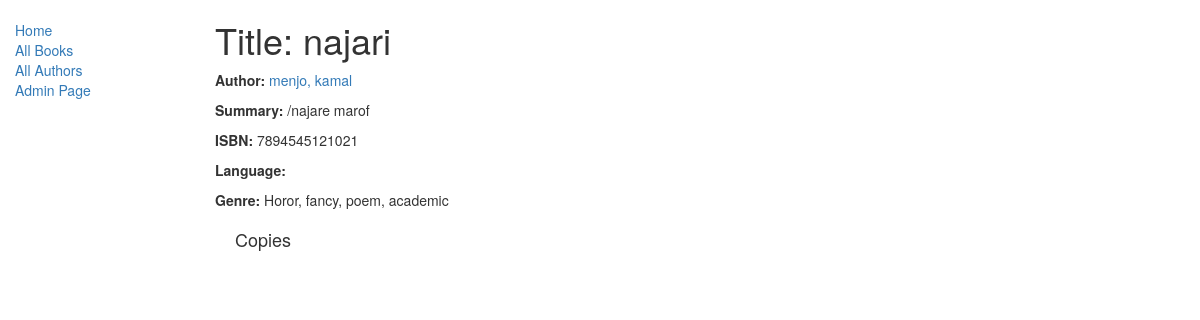
/catalog/book/3, run on the app's committed database.
### catalog/models.py (models this page shows, shortened)
class Book(models.Model):
    title = models.CharField(max_length=200)
    author = models.ForeignKey('Author', on_delete=models.SET_NULL, null=True)
    summary = models.TextField(max_length=1000, help_text="Enter a brief description of the book")
    isbn = models.CharField('ISBN',max_length=13, help_text='13 Character <a href="https://www.isbn-international.org/content/what-isbn">ISBN number</a>')
    genre = models.ManyToManyField(Genre, help_text="Select a genre for this book")
    def display_genre(self):
        """
        Creates a string for the Genre. This is required to display genre in Admin.
        """
        return ', '.join([ genre.name for genre in self.genre.all()[:3] ])
    display_genre.short_description = 'Genre'

class Author(models.Model):
    first_name = models.CharField(max_length=100)
    last_name = models.CharField(max_length=100)
    date_of_birth = models.DateField(null=True, blank=True)
    date_of_death = models.DateField('Died', null=True, blank=True)
    def __str__(self):
        return '%s, %s' % (self.last_name, self.first_name)

class Genre(models.Model):
    name = models.CharField(max_length=200, help_text="Enter a book genre (e.g. Science Fiction, French Poetry etc.)")
    def __str__(self):
        return self.name

### catalog/views.py (the view)
# urls.py: url(r'^book/(?P<pk>\d+)$', views.BookDetailView.as_view(), name='book-detail'),
class BookDetailView(generic.DetailView):
    model = models.Book
    template_name='catalog/book_detail.html'

### catalog/templates/catalog/book_detail.html (shortened to what this page needs)
{% extends "catalog/base_generic.html" %}
{% block content %}
  <h1>Title: {{ book.title }}</h1>
  <p><strong>Author:</strong> <a href="">{{ book.author }}</a></p>
  <p><strong>Summary:</strong> {{ book.summary }}</p>
  <p><strong>ISBN:</strong> {{ book.isbn }}</p>
  <p><strong>Language:</strong> {{ book.language }}</p>
  <p><strong>Genre:</strong> {% for genre in book.genre.all %} {{ genre }}{% if not forloop.last %}, {% endif %}{% endfor %}</p>
  <div style="margin-left:20px;margin-top:20px">
    <h4>Copies</h4>
  </div>
{% endblock %}

### data on the page
Book: title "najari", author "menjo, kamal", summary "/najare marof", isbn "7894545121021"
Genre: name "Horor"
Genre: name "fancy"
Genre: name "poem"
Genre: name "academic"
